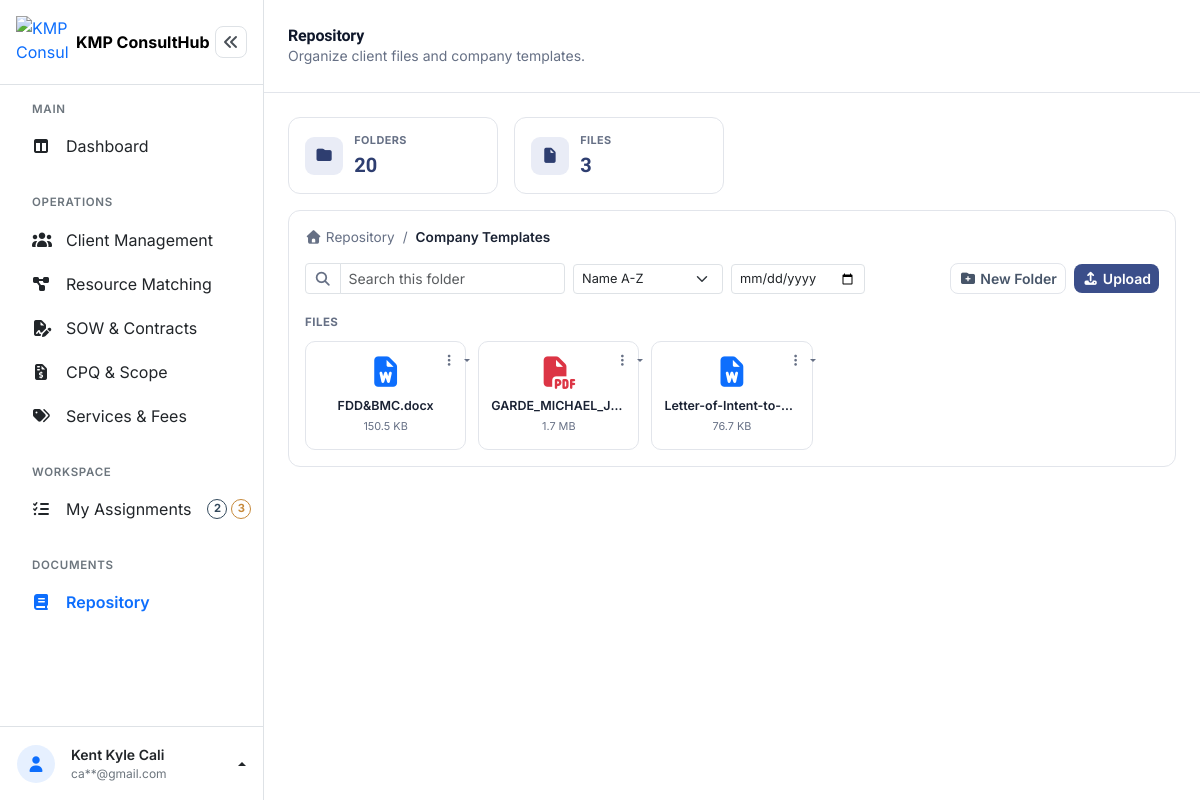
The app's page /staff/knowledge_repository.php?folder=12 (signed in), older data.
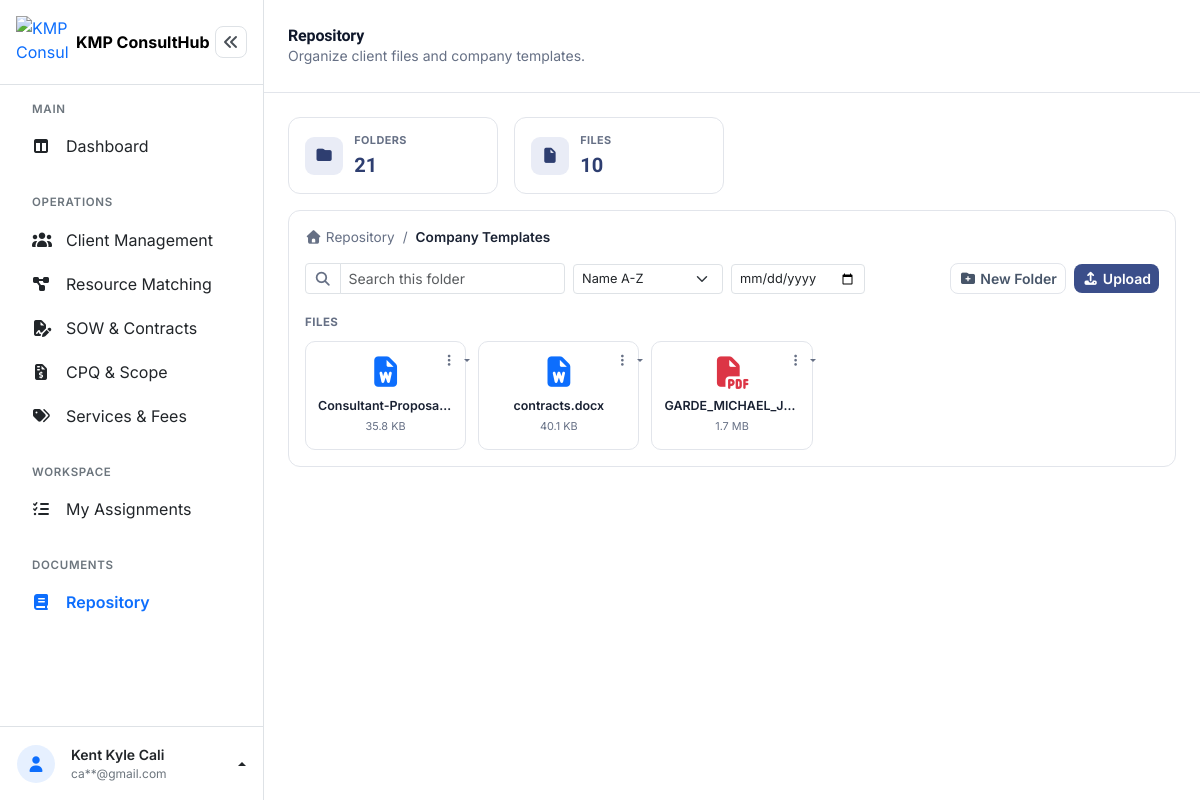
The same page, newer data.
### tables this page shows
CREATE TABLE `knowledge_documents` (
  `document_id` int(10) UNSIGNED NOT NULL,
  `item_type` enum('folder','file') NOT NULL DEFAULT 'file',
  `parent_id` int(10) UNSIGNED DEFAULT NULL,
  `title` varchar(150) NOT NULL,
  `category` enum('SOW Template','Contract Template','Best Practice','Proposal Template','Reference Material','Other') DEFAULT NULL,
  `description` text DEFAULT NULL,
  `file_name` varchar(255) DEFAULT NULL,
  `file_path` varchar(255) DEFAULT NULL,
  `file_size` int(10) UNSIGNED NOT NULL DEFAULT 0,
  `file_type` varchar(20) DEFAULT NULL,
  `uploaded_by` int(10) UNSIGNED DEFAULT NULL,
  `uploaded_by_role` enum('admin','manager','supervisor','staff') NOT NULL DEFAULT 'admin',
  `created_at` timestamp NOT NULL DEFAULT current_timestamp(),
  `updated_at` timestamp NOT NULL DEFAULT current_timestamp() ON UPDATE current_timestamp()
);

### staff/knowledge_repository.php (the view, shortened to what the changed rows need)
<?php
$pdo = getConnection();
function folderPath(PDO $pdo, ?int $folderId): array
{
    $trail = [];
    while ($folderId !== null) {
        $stmt = $pdo->prepare("SELECT document_id, title, parent_id FROM knowledge_documents WHERE document_id = ? AND item_type = 'folder'");
        $stmt->execute([$folderId]);
        $folder = $stmt->fetch();
        array_unshift($trail, $folder);
        $folderId = $folder['parent_id'];
    }
    return $trail;
}
function formatFileSize(int $bytes): string
{
    if ($bytes >= 1048576) return round($bytes / 1048576, 1) . ' MB';
    if ($bytes >= 1024) return round($bytes / 1024, 1) . ' KB';
    return $bytes . ' B';
}
function fileIcon(string $fileName): string
{
    $ext = strtolower(pathinfo($fileName, PATHINFO_EXTENSION));
    return match ($ext) {
        'pdf' => 'fa-file-pdf text-danger',
        'doc', 'docx' => 'fa-file-word text-primary',
        'xls', 'xlsx', 'csv' => 'fa-file-excel text-success',
        'ppt', 'pptx' => 'fa-file-powerpoint',
        'jpg', 'jpeg', 'png', 'gif', 'webp' => 'fa-file-image',
        'zip', 'rar' => 'fa-file-zipper',
        default => 'fa-file',
    };
}
function previewMode(string $ext): string
{
    $ext = strtolower($ext);
    if (in_array($ext, ['docx', 'doc', 'xlsx', 'xls', 'csv', 'pptx', 'ppt'], true)) {
        return 'office-server';
    }
    if (in_array($ext, ['pdf', 'jpg', 'jpeg', 'png', 'gif', 'webp'], true)) {
        return 'native';
    }
    return 'none';
}
$currentFolderId = isset($_GET['folder']) && $_GET['folder'] !== '' ? (int) $_GET['folder'] : null;
$breadcrumb = folderPath($pdo, $currentFolderId);
$sortOption = $_GET['sort'] ?? 'name_asc';
$orderBy = match ($sortOption) {
    'newest' => 'created_at DESC',
    'oldest' => 'created_at ASC',
    'name_desc' => 'title DESC',
    default => 'title ASC',
};
$dateCondition = '';
$dateParams = [];
$folderPerPage = 150;
$folderPage = max(1, (int) ($_GET['folder_page'] ?? 1));
$folderOffset = ($folderPage - 1) * $folderPerPage;
if ($currentFolderId === null) {
    $countStmt = $pdo->prepare("SELECT COUNT(*) FROM knowledge_documents WHERE item_type = 'folder' AND parent_id IS NULL$dateCondition");
    $countStmt->execute($dateParams);
    $folderCountInScope = (int) $countStmt->fetchColumn();
    $stmt = $pdo->prepare("SELECT * FROM knowledge_documents WHERE item_type = 'folder' AND parent_id IS NULL$dateCondition ORDER BY $orderBy LIMIT $folderPerPage OFFSET $folderOffset");
    $stmt->execute($dateParams);
    $subfolders = $stmt->fetchAll();
    $stmt = $pdo->prepare("SELECT * FROM knowledge_documents WHERE item_type = 'file' AND parent_id IS NULL$dateCondition ORDER BY $orderBy");
    $stmt->execute($dateParams);
    $files = $stmt->fetchAll();
} else {
    $stmt = $pdo->prepare("SELECT * FROM knowledge_documents WHERE item_type = 'folder' AND parent_id = ?$dateCondition ORDER BY $orderBy LIMIT $folderPerPage OFFSET $folderOffset");
    $stmt->execute(array_merge([$currentFolderId], $dateParams));
    $subfolders = $stmt->fetchAll();
    $stmt = $pdo->prepare("SELECT * FROM knowledge_documents WHERE item_type = 'file' AND parent_id = ?$dateCondition ORDER BY $orderBy");
    $stmt->execute(array_merge([$currentFolderId], $dateParams));
    $files = $stmt->fetchAll();
}
$stmt = $pdo->prepare("SELECT COUNT(*) FROM knowledge_documents WHERE item_type = 'folder'$dateCondition");
$stmt->execute($dateParams);
$totalFolders = (int) $stmt->fetchColumn();
$stmt = $pdo->prepare("SELECT COUNT(*) FROM knowledge_documents WHERE item_type = 'file'$dateCondition");
$stmt->execute($dateParams);
$totalFiles = (int) $stmt->fetchColumn();
?>
<!DOCTYPE html>
<html lang="en">
<head>
<link rel="stylesheet" href="../assets/vendor/bootstrap-5.3.8/css/bootstrap.min.css">
<link rel="stylesheet" href="../assets/vendor/fontawesome-free-7.3.1/css/all.min.css">
<link rel="stylesheet" href="../assets/css/dashboard.css">
</head>
<body>
<div class="dashboard-layout d-flex">
<?php require __DIR__ . '/../includes/staff/sidebar.php'; ?>
  <div class="dashboard-main flex-grow-1" style="min-width:0;">
    <header class="dashboard-topbar bg-white d-flex align-items-center justify-content-between flex-wrap gap-2 px-3 px-md-4 py-2">
      <div class="d-flex align-items-center gap-3">
        <div>
          <h1 class="dashboard-title h6 h5-md fw-bold mb-0">Repository</h1>
        </div>
      </div>
    </header>
    <main class="dashboard-content p-3 p-md-4">
      <section class="row g-2 g-md-3 mb-3">
        <div class="col-6 col-md-3">
          <div class="stat-card">
            <div class="overflow-hidden">
              <div class="stat-label text-truncate">Folders</div>
              <div class="stat-value" style="color:var(--indigo-text);"><?= $totalFolders ?></div>
            </div>
          </div>
        </div>
        <div class="col-6 col-md-3">
          <div class="stat-card">
            <div class="overflow-hidden">
              <div class="stat-label text-truncate">Files</div>
              <div class="stat-value" style="color:var(--indigo-text);"><?= $totalFiles ?></div>
            </div>
          </div>
        </div>
      </section>
      <section class="card">
        <div class="card-body p-3">
          <nav class="repo-breadcrumb d-flex align-items-center gap-2 flex-wrap mb-3">
            <a href="knowledge_repository.php"><i class="fa-solid fa-house"></i> Repository</a>
            <?php foreach ($breadcrumb as $index => $crumb): ?>
              <span style="color:var(--ink-soft);">/</span>
              <?php if ($index === count($breadcrumb) - 1): ?>
                <span class="current"><?= htmlspecialchars($crumb['title']) ?></span>
              <?php else: ?>
                <a href="knowledge_repository.php?folder=<?= $crumb['document_id'] ?>"><?= htmlspecialchars($crumb['title']) ?></a>
              <?php endif; ?>
            <?php endforeach; ?>
          </nav>
          <?php if (empty($subfolders) && empty($files)): ?>
            <div class="repo-empty">
              <i class="fa-regular fa-folder-open fs-2 d-block mb-2"></i>
              This folder is empty.
            </div>
          <?php else: ?>
            <?php if (!empty($files)): ?>
              <div class="repo-grid">
                <?php foreach ($files as $file): ?>
                  <?php
                    $ext = strtolower($file['file_type'] ?? '');
                    $mode = previewMode($ext);
                    $downloadUrl = 'knowledge_repository.php?download=' . $file['document_id'];
                    if ($mode === 'office-server') {
                        $clickAction = "viewDoc(this, " . $file['document_id'] . ");";
                    } elseif ($mode === 'native') {
                        $clickAction = "viewPdf(" . $file['document_id'] . ");";
                    } else {
                        $clickAction = "window.location='" . $downloadUrl . "';";
                    }
                  ?>
                  <div class="repo-item" data-name="<?= htmlspecialchars(strtolower($file['title'])) ?>"
                    onclick="if(event.target.closest('.repo-menu-btn')) return; <?= $clickAction ?>">
                    <button type="button" class="repo-menu-btn dropdown-toggle" data-bs-toggle="dropdown" onclick="event.stopPropagation()">
                      <i class="fa-solid fa-ellipsis-vertical"></i>
                    </button>
                    <i class="fa-solid <?= fileIcon($file['file_name'] ?? $file['title']) ?> repo-icon"></i>
                    <div class="repo-name text-truncate" title="<?= htmlspecialchars($file['title']) ?>"><?= htmlspecialchars($file['title']) ?></div>
                    <div class="repo-meta"><?= formatFileSize((int) $file['file_size']) ?></div>
                  </div>
                <?php endforeach; ?>
              </div>
            <?php endif; ?>
          <?php endif; ?>
        </div>
      </section>
    </main>
  </div>
</div>
</body>
</html>

### includes/staff/sidebar.php (shortened to what the changed rows need)
<?php
$currentPage   = basename($_SERVER['PHP_SELF']);
$pdo = getConnection();
$staffId = $_SESSION['user_id'] ?? 0;
$newCountStmt = $pdo->prepare('SELECT COUNT(*) FROM service_requests WHERE assigned_to = ? AND status = ?');
$newCountStmt->execute([$staffId, 'New']);
$newAssignmentCount = (int) $newCountStmt->fetchColumn();
$progressCountStmt = $pdo->prepare('SELECT COUNT(*) FROM service_requests WHERE assigned_to = ? AND status = ?');
$progressCountStmt->execute([$staffId, 'In Progress']);
$progressAssignmentCount = (int) $progressCountStmt->fetchColumn();
function navActive(string $page, string $currentPage): string
{
    return $page === $currentPage ? 'active fw-semibold' : 'text-dark';
}
function badgeCount(int $count): string
{
    return $count > 99 ? '99+' : (string) $count;
}
?>
<aside class="dashboard-sidebar offcanvas-lg offcanvas-start bg-white border-end d-flex flex-column" tabindex="-1" id="sidebarOffcanvas">
  <nav class="dashboard-sidebar-scroll flex-grow-1 py-3 px-3">
    <ul class="dashboard-sidebar-menu nav flex-column mb-4">
      <li class="nav-item mb-1">
        <a href="my_assignments.php" title="My Assignments" class="nav-link <?= navActive('my_assignments.php', $currentPage) ?> d-flex align-items-center flex-nowrap gap-3 rounded-3 px-3 py-2">
          <span class="sidebar-text d-flex align-items-center gap-1 flex-shrink-0 sidebar-badge-group">
            <?php if ($newAssignmentCount > 0): ?>
              <span class="sidebar-badge sidebar-badge-new" title="<?= $newAssignmentCount ?> new assignment<?= $newAssignmentCount === 1 ? '' : 's' ?>">
                <?= badgeCount($newAssignmentCount) ?>
              </span>
            <?php endif; ?>
            <?php if ($progressAssignmentCount > 0): ?>
              <span class="sidebar-badge sidebar-badge-progress" title="<?= $progressAssignmentCount ?> in progress">
                <?= badgeCount($progressAssignmentCount) ?>
              </span>
            <?php endif; ?>
          </span>
        </a>
      </li>
    </ul>
  </nav>
</aside>

Row changes from the older to the newer data that the page shows:
removed knowledge_documents: title "FDD&BMC.docx", file_size "150.5 KB"
removed knowledge_documents: title "Letter-of-Intent-to-…", file_size "76.7 KB"
added knowledge_documents: title "Consultant-Proposa…", file_size "35.8 KB"
added knowledge_documents: title "contracts.docx", file_size "40.1 KB"
Text that changed along with them:
$totalFolders: "20" → "21"
$totalFiles: "3" → "10"
badgeCount($newAssignmentCount): "2" → (not shown)
badgeCount($progressAssignmentCount): "3" → (not shown)
